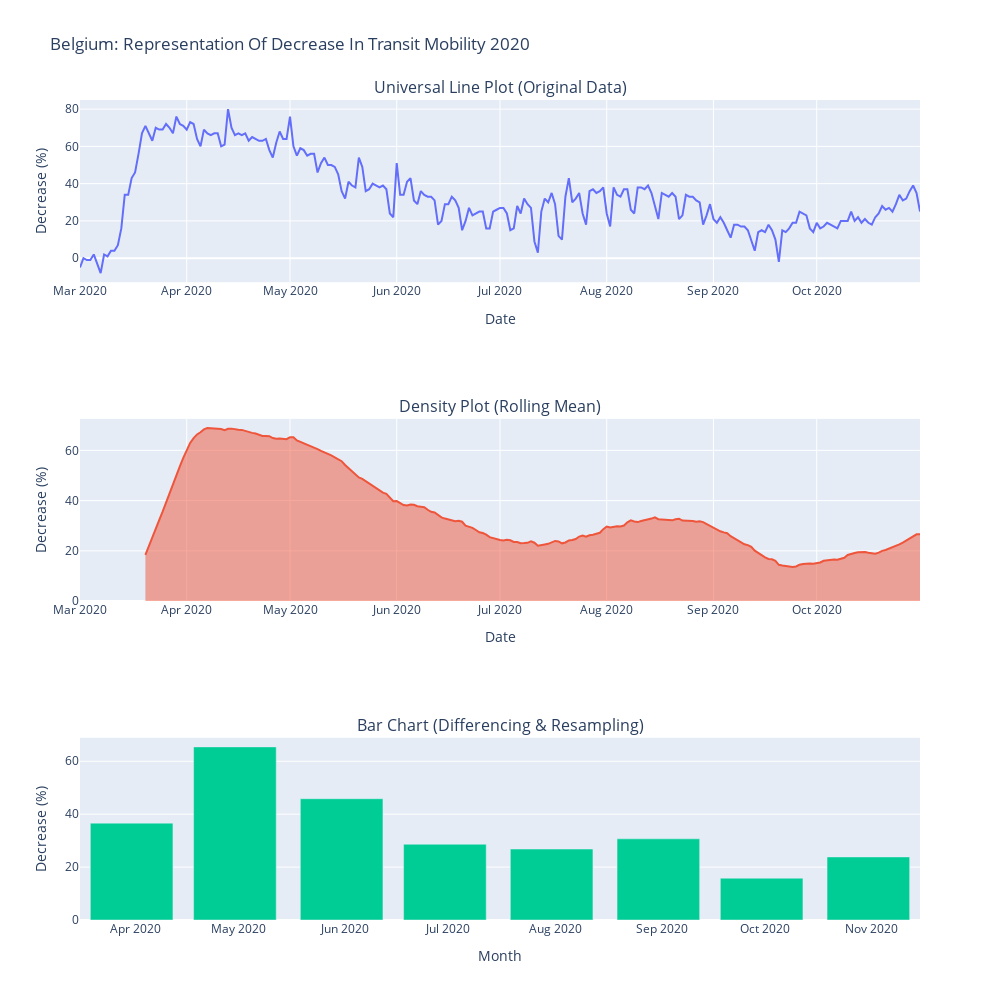

Write notebook code for a chart like this one.
### Markdown cell above
## Belgium 2020: Transit
We will now look at the transit mobility data for Belgium in 2020

### Code cell
#Belgium 2020: Retail & Recreation
num_subplot_rows = 3
num_subplot_cols = 1

country = Country.Belgium
attribute = Attribute.Transit
rolling_mean_windows = 20
resampling_freq = 'M'

#Our Overall Graph Preferences
graph_prefs = {
    "title" : "Belgium: Representation Of Decrease In Transit Mobility 2020",
    "line_title" : "Universal Line Plot (Original Data)",
    "density_title" : "Density Plot (Rolling Mean)",
    "bar_title" : "Bar Chart (Differencing & Resampling)",
    "width" : 1000,
    "height" : 1000
}

#Our Subplot-Specific Preferences
subplot_prefs = [
    {
        "xaxis" : "Date",
        "yaxis" : "Decrease (%)"
    },
    {
        "xaxis" : "Date",
        "yaxis" : "Decrease (%)"
    },
    {
        "xaxis" : "Month",
        "yaxis" : "Decrease (%)"
    }
]

#Create The Mobility Suite
suite = MobilitySuite(num_subplot_rows, num_subplot_cols, graph_prefs)

#Plot & Show Our Graphs
suite.plot(country, attribute, rolling_mean_windows, resampling_freq, subplot_prefs)
suite.show()

### Figure 1 — Plotly figure (JSON) as saved in the notebook; plotly's stock layout.template omitted (floating-point values rounded to 4 significant figures; data arrays with more than 128 entries replaced by an {"elided": "..."} marker saying what was removed)
{"data": [{"showlegend": false, "type": "scatter", "x": {"elided": "245 str values"}, "xaxis": "x", "y": {"elided": "245 int values"}, "yaxis": "y"}, {"fill": "tozeroy", "showlegend": false, "type": "scatter", "x": {"elided": "245 str values"}, "xaxis": "x2", "y": {"elided": "245 float values"}, "yaxis": "y2"}, {"showlegend": false, "type": "bar", "x": ["2020-03-31T00:00:00", "2020-04-30T00:00:00", "2020-05-31T00:00:00", "2020-06-30T00:00:00", "2020-07-31T00:00:00", "2020-08-31T00:00:00", "2020-09-30T00:00:00", "2020-10-31T00:00:00"], "xaxis": "x3", "y": [36.61, 65.43, 45.84, 28.63, 26.81, 30.68, 15.8, 23.84], "yaxis": "y3"}], "layout": {"annotations": [{"font": {"size": 16}, "showarrow": false, "text": "Universal Line Plot (Original Data)", "x": 0.5, "xanchor": "center", "xref": "paper", "y": 1, "yanchor": "bottom", "yref": "paper"}, {"font": {"size": 16}, "showarrow": false, "text": "Density Plot (Rolling Mean)", "x": 0.5, "xanchor": "center", "xref": "paper", "y": 0.6111, "yanchor": "bottom", "yref": "paper"}, {"font": {"size": 16}, "showarrow": false, "text": "Bar Chart (Differencing & Resampling)", "x": 0.5, "xanchor": "center", "xref": "paper", "y": 0.2222, "yanchor": "bottom", "yref": "paper"}], "height": 1000, "title": {"text": "Belgium: Representation Of Decrease In Transit Mobility 2020"}, "width": 1000, "xaxis": {"anchor": "y", "domain": [0, 1], "title": {"text": "Date"}}, "xaxis2": {"anchor": "y2", "domain": [0, 1], "title": {"text": "Date"}}, "xaxis3": {"anchor": "y3", "domain": [0, 1], "title": {"text": "Month"}}, "yaxis": {"anchor": "x", "domain": [0.7778, 1], "title": {"text": "Decrease (%)"}}, "yaxis2": {"anchor": "x2", "domain": [0.3889, 0.6111], "title": {"text": "Decrease (%)"}}, "yaxis3": {"anchor": "x3", "domain": [0, 0.2222], "title": {"text": "Decrease (%)"}}}}
